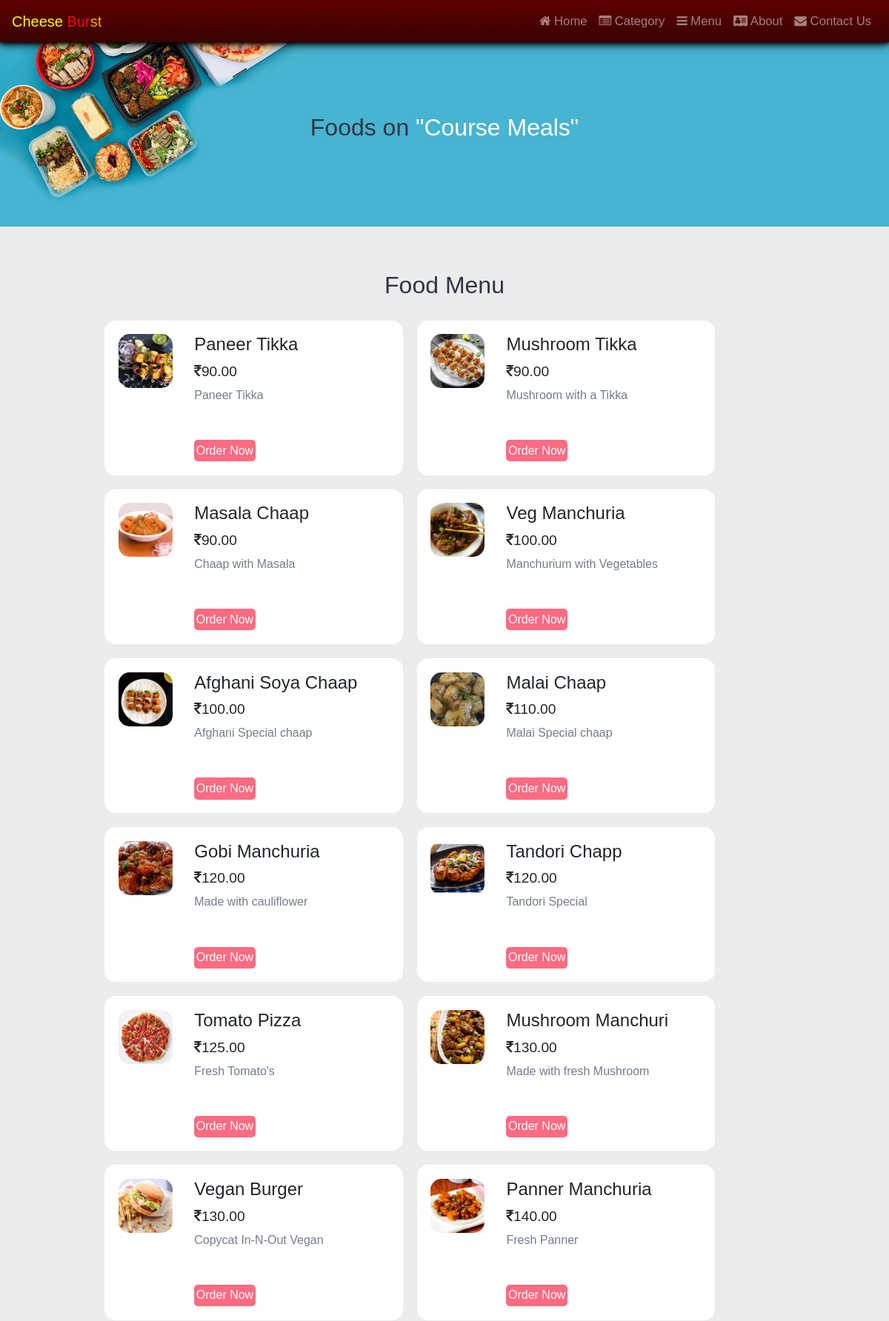
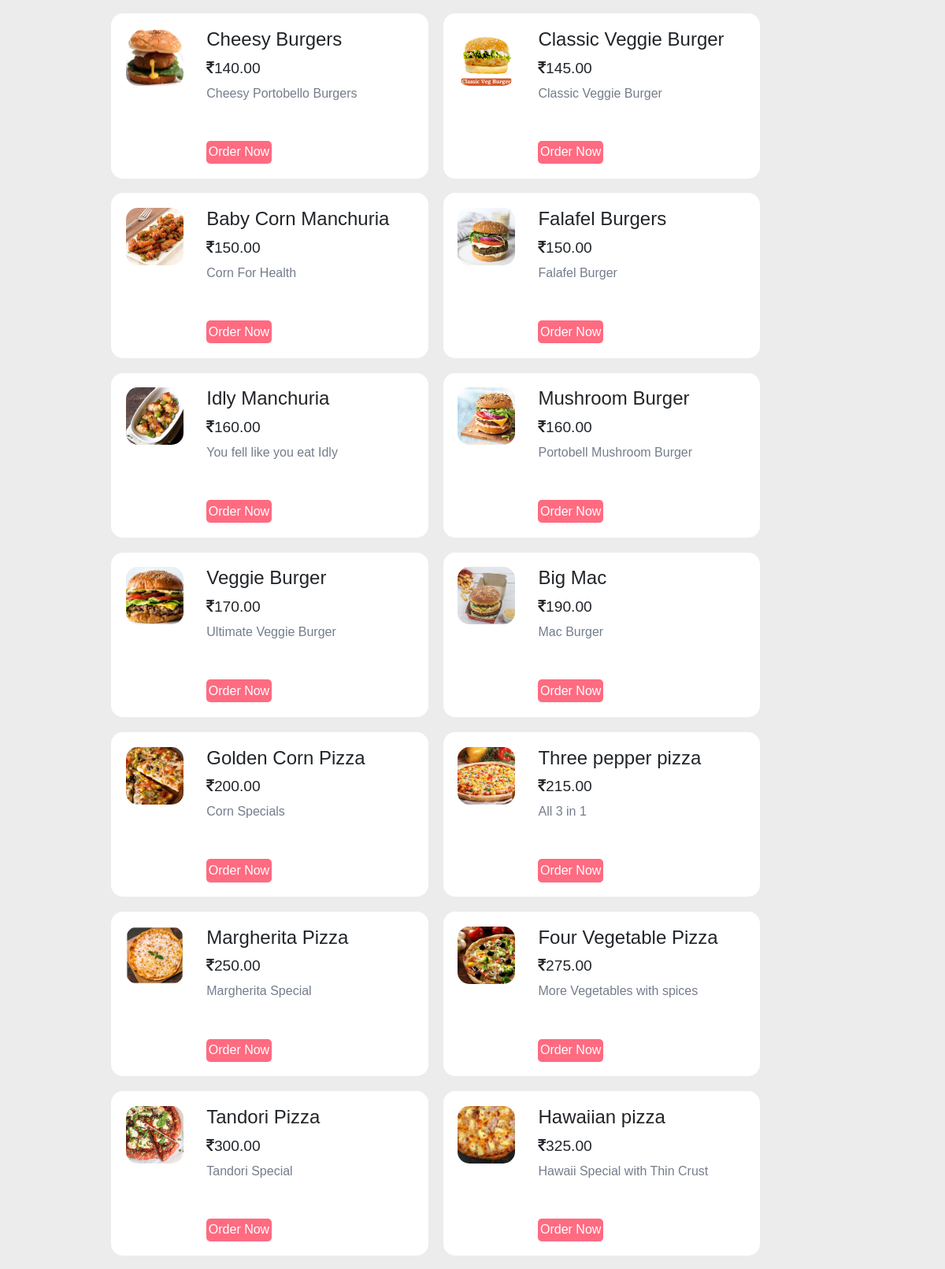
Page /category-foods.php?category_id=1 (upper part) on the committed database (2 pictures, top to bottom).
### tables this page shows
CREATE TABLE `tbl_category` (
  `id` int UNSIGNED NOT NULL,
  `title` varchar(100) NOT NULL,
  `image_name` varchar(255) NOT NULL,
  `featured` varchar(10) NOT NULL,
  `active` varchar(10) NOT NULL
);

CREATE TABLE `tbl_food` (
  `id` int UNSIGNED NOT NULL,
  `title` varchar(100) NOT NULL,
  `description` text NOT NULL,
  `price` decimal(10,2) NOT NULL,
  `image_name` varchar(255) NOT NULL,
  `category_id` int UNSIGNED NOT NULL,
  `featured` varchar(10) NOT NULL,
  `active` varchar(10) NOT NULL
);

### category-foods.php (the view, shortened to what this page needs)
<?php include('partials-front/menu.php'); ?>
<?php
    if(isset($_GET['category_id']))
    {
        $category_id = $_GET['category_id'];
        $sql = "SELECT title FROM tbl_category WHERE id=$category_id";
        $res = mysqli_query($conn, $sql);
        $row = mysqli_fetch_assoc($res);
        $category_title = $row['title'];
    }
    else
    {
        header('location:'.SITEURL);
    }
?>
<section class="food-search text-center">
    <div class="container">
        <h2>Foods on <a href="#" class="text-white">"<?php echo $category_title; ?>"</a></h2>
    </div>
</section>
<section class="food-menu">
    <div class="container">
        <h2 class="text-center">Food Menu</h2>
        <?php
            $sql2 = "SELECT * FROM `tbl_food` WHERE `active`='Yes' AND `category_id`=$category_id ORDER BY price ASC";
            $res2 = mysqli_query($conn, $sql2);
            $count2 = mysqli_num_rows($res2);
            if($count2>0)
            {
                while($row2=mysqli_fetch_assoc($res2))
                {
                    $id = $row2['id'];
                    $title = $row2['title'];
                    $price = $row2['price'];
                    $description = $row2['description'];
                    $image_name = $row2['image_name'];
                    ?>
                    <div class="food-menu-box">
                        <div class="food-menu-img">
                            <?php
                                if($image_name=="")
                                {
                                    echo "<div class='error'>Image not Available.</div>";
                                }
                                else
                                {
                                    ?>
                                    <img src="<?php echo SITEURL; ?>images/food/<?php echo $image_name; ?>" alt="Chicke Hawain Pizza" class="img-responsive img-curve">
                                    <?php
                                }
                            ?>
                        </div>
                        <div class="food-menu-desc">
                            <h4><?php echo $title; ?></h4>
                            <p class="food-price"><i class="fa fa-inr" aria-hidden="true"></i><?php echo $price; ?></p>
                            <p class="food-detail">
                                <?php echo $description; ?>
                            </p>
                            <br>
                            <a href="<?php echo SITEURL; ?>order.php?food_id=<?php echo $id; ?>" class="btn btn-primary">Order Now</a>
                        </div>
                    </div>
                    <?php
                }
            }
            else
            {
                echo "<div class='error'>Food not Available.</div>";
            }
        ?>
    </div>
</section>

### css/style.css (style rules this page uses)
* { margin: 0 0; padding: 0 0; }
.container { width: 80%; margin: 0 auto; padding: 1%; }
.img-responsive { width: 100%; }
.img-curve { border-radius: 15px; }
.text-center { text-align: center; }
.text-white { color: white; }
a { color: #ff6b81; text-decoration: none; }
.btn { padding: 1%; border: none; font-size: 1rem; border-radius: 5px; }
.btn-primary { background-color: #ff6b81; color: white; cursor: pointer; }
h2 { color: #2f3542; font-size: 2rem; margin-bottom: 2%; }
.food-search { background-image: url(../images/bg.jpg); background-size: cover; background-repeat: no-repeat; background-position: center; padding: 7% 0; }
.food-menu { background-color: #ececec; padding: 4% 0; }
.food-menu-box { width: 43%; margin: 1%; padding: 2%; float: left; background-color: white; border-radius: 15px; }
.food-menu-img { width: 20%; float: left; }
.food-menu-desc { width: 70%; float: left; margin-left: 8%; }
.food-price { font-size: 1.2rem; margin: 2% 0; }
.food-detail { font-size: 1rem; color: #747d8c; }

### css/footer.css (style rules this page uses)
body { margin: 0; font-size: 1rem; font-weight: 400; line-height: 1.5; color: #212529; text-align: left; background-color: #fff; overflow-x: hidden; }
a:link { color: white; }

### partials-front/menu.php (style rules this page uses)
* { margin: 0; }

### back2top.php (style rules this page uses)
body { font-family: Arial, Helvetica, sans-serif; font-size: 20px; }

### rows in the picture
tbl_category: title "Course Meals"
tbl_food: image_name (picture), title "Paneer Tikka", price "90.00", description "Paneer Tikka"
tbl_food: image_name (picture), title "Mushroom Tikka", price "90.00", description "Mushroom with a Tikka"
tbl_food: image_name (picture), title "Masala Chaap", price "90.00", description "Chaap with Masala"
tbl_food: image_name (picture), title "Veg Manchuria", price "100.00", description "Manchurium with Vegetables"
tbl_food: image_name (picture), title "Afghani Soya Chaap", price "100.00", description "Afghani Special chaap"
tbl_food: image_name (picture), title "Malai Chaap", price "110.00", description "Malai Special chaap"
tbl_food: image_name (picture), title "Gobi Manchuria", price "120.00", description "Made with cauliflower"
tbl_food: image_name (picture), title "Tandori Chapp", price "120.00", description "Tandori Special"
tbl_food: image_name (picture), title "Tomato Pizza", price "125.00", description "Fresh Tomato's"
tbl_food: image_name (picture), title "Mushroom Manchuri", price "130.00", description "Made with fresh Mushroom"
tbl_food: image_name (picture), title "Vegan Burger", price "130.00", description "Copycat In-N-Out Vegan"
tbl_food: image_name (picture), title "Panner Manchuria", price "140.00", description "Fresh Panner"
tbl_food: image_name (picture), title "Cheesy Burgers", price "140.00", description "Cheesy Portobello Burgers"
tbl_food: image_name (picture), title "Classic Veggie Burger", price "145.00", description "Classic Veggie Burger"
tbl_food: image_name (picture), title "Baby Corn Manchuria", price "150.00", description "Corn For Health"
tbl_food: image_name (picture), title "Falafel Burgers", price "150.00", description "Falafel Burger"
tbl_food: image_name (picture), title "Idly Manchuria", price "160.00", description "You fell like you eat Idly"
tbl_food: image_name (picture), title "Mushroom Burger", price "160.00", description "Portobell Mushroom Burger"
tbl_food: image_name (picture), title "Veggie Burger", price "170.00", description "Ultimate Veggie Burger"
tbl_food: image_name (picture), title "Big Mac", price "190.00", description "Mac Burger"
tbl_food: image_name (picture), title "Golden Corn Pizza", price "200.00", description "Corn Specials"
tbl_food: image_name (picture), title "Three pepper pizza", price "215.00", description "All 3 in 1"
tbl_food: image_name (picture), title "Margherita Pizza", price "250.00", description "Margherita Special"
tbl_food: image_name (picture), title "Four Vegetable Pizza", price "275.00", description "More Vegetables with spices"
tbl_food: image_name (picture), title "Tandori Pizza", price "300.00", description "Tandori Special"
tbl_food: image_name (picture), title "Hawaiian pizza", price "325.00", description "Hawaii Special with Thin Crust"
